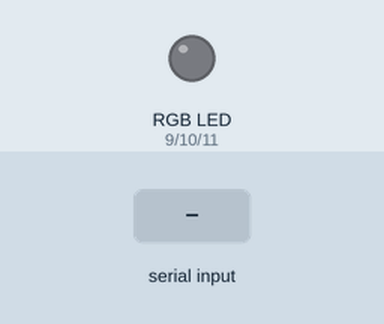
Simulated run of this sketch. Board: Arduino Uno, built with avr-gcc and run on an emulated ATmega328P. Parts: an RGB LED mixed from three pins (HIGH = lit). The inputs (shaded band) are chosen by the test bench. The modem accepts every AT command (registered, SIM ready, sends succeed) and sends nothing else; what the sketch prints to the serial monitor is not drawn.

Above: at 0.1 s.
At 17.2 s:
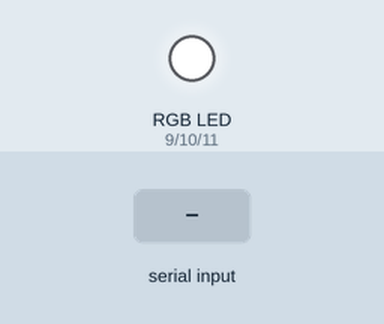
17.3 s: "SEARCH\n" received over the second serial link
At 17.8 s:
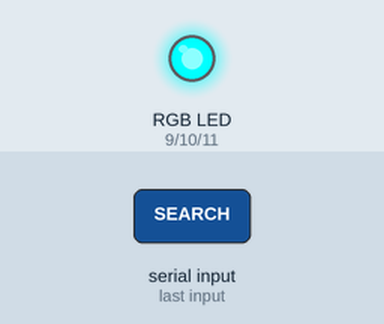
Timing chart, 0 to 20.3 s (numbered marks = the images above; inputs shaded):
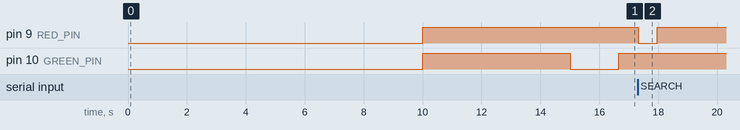

The sketch:

DAL.ino
```cpp
#include "core.h"
#include "bluetooth.h"
#include "ELM327.h"
#include <string.h>

void setup() {


  /*********** DEBUG ************/
  Serial.begin(9600);
  /*********** DEBUG ************/

  /*********** SETUP PINS ************/
  RED_PIN = 9;
  GREEN_PIN = 10;
  BLUE_PIN = 11;

  pinMode(RED_PIN, OUTPUT);
  pinMode(GREEN_PIN, OUTPUT);
  pinMode(BLUE_PIN, OUTPUT);
  /********* END SETUP PINS **********/

  /********* WAIT FOR BLUETOOTH TO CONNECT **********/
  delay(10000); // 10s

  /* Start with LEDs OFF */
  setColorRGB(255,0,0);
  BT_init();

  /* Start with LEDs OFF */
  setColorRGB(0,0,255);
  ELM_init();

  /* Start with LEDs OFF */
  setColorRGB(0,255,0);
  delay(1000);
}

void loop () {
  /*
   *  The circuit can be dimmed depending on the velocity of the car.
   *  However it takes time to get the speed of tha car and this will make
   *  the system more slow.
   *
   *  If you want to test that, just uncomment the lines below
   */
  int RPM = get_RPM();
//  int velocity = get_speed();

  Serial.print(RPM);
//  Serial.print(" - ");
//  Serial.println(velocity);

  // if the ignition is turned off, reset the connection.
  if (RPM < MIN_LOW_RPM && RPM > 10) {
    ELM_init();
  }

  setLED(RPM, 10);
}
```

ELM327.h
```cpp
/*
 *  Get information from OBD2 scanner
 */
String response;

void ELM_init() {
  BT_send("ATZ");

  delay(2000);
  Serial.println(BT_read());

  BT_send("atl1");

  delay(1000);
  Serial.println(BT_read());
  BT_send("ath0");

  delay(1000);
  Serial.println(BT_read());
  BT_send("ATSP0");

  delay(1000);
  Serial.println(BT_read());
}

int convert_RPM(String value) {
  int A, B;
  A = hex_to_dec(value.substring(0, 2));
  B = hex_to_dec(value.substring(3));

  return (256 * A + B) / 4;
}

int get_RPM() {
  BT_send("010C");

  delay(650);
  response = BT_read();
  if (response == "") {
    return -1;
  }
  if (response.indexOf("SEARCH") > 0) {
    delay(4000);
    return -1;
  }
  return convert_RPM(response.substring(12, 17));
}

int get_speed() {
  BT_send("010D");

  delay(650);
  response = BT_read();
  if (response == "") {
    return -1;
  }
  return hex_to_dec(response.substring(12, 14));
}
```

bluetooth.h
```cpp
/*
 * Control the bluetooth connection
 */

#include <SoftwareSerial.h>

#define RxD 2
#define TxD 3


SoftwareSerial BTSerial(RxD, TxD);
bool BT_initialized = false;

void BT_init() {
  if (BT_initialized)
    return;

  BTSerial.begin(38400);
  BT_initialized = true;
  Serial.println("Bluetooth initialized");
}

void BT_send(String command) {

  if (!BT_initialized) {
    return "";
  }
  for (char c : command) {
    BTSerial.write((byte) c);
  }
  BTSerial.write((byte)'\r');
  BTSerial.write((byte)'\n');
}

String BT_read() {
  byte input_data;
  char input_char;
  String response = "";

  while (BTSerial.available() > 0) {
    input_data = BTSerial.read();
    input_char = char(input_data);
    response = response + input_char;
  }
  return response;
}
```

car.h
```cpp
/*
 * Contains constants about the car
 */

#define MIN_LOW_RPM 800
#define MAX_LOW_RPM 1800

#define MIN_MID_RPM 1801
#define MAX_MID_RPM 3200

#define MIN_HI_RPM  3201
#define MAX_HI_RPM  4500
```

core.h
```cpp
/*
 * Translate car parameters into light
 */

#include "led.h"
#include "car.h"

#include <stdlib.h>

#define MIN_LOW_HUE 240
#define MAX_LOW_HUE 165

#define MIN_MID_HUE 165
#define MAX_MID_HUE 80

#define MIN_HI_HUE 80
#define MAX_HI_HUE 0

int hex_to_dec(String value) {
  return strtol(value.c_str(), NULL, 16);
}

int getHue(int rpm) {
   /*
    * a * MIN_RPM + b = MIN_HUE
    * a * MAX_RPM + b = MAX_HUE
    *
    * a = (MAX_HUE - MIN_HUE) / (MAX_RPM - MIN_RPM);
    * b = MIN_HUE - a * MIN_RPM;
   */

  if (rpm > MAX_HI_RPM) {
    return 0;
  }

  int min_hue = 0, max_hue = 1;
  int min_rpm = 0, max_rpm = 1;

  if (rpm <= MAX_LOW_RPM && rpm >= MIN_LOW_RPM) {
    min_hue = MIN_LOW_HUE;
    max_hue = MAX_LOW_HUE;
    min_rpm = MIN_LOW_RPM;
    max_rpm = MAX_LOW_RPM;
  }
  if (rpm <= MAX_MID_RPM && rpm >= MIN_MID_RPM) {
    min_hue = MIN_MID_HUE;
    max_hue = MAX_MID_HUE;
    min_rpm = MIN_MID_RPM;
    max_rpm = MAX_MID_RPM;
  }
  if (rpm <= MAX_HI_RPM && rpm >= MIN_HI_RPM) {
    min_hue = MIN_HI_HUE;
    max_hue = MAX_HI_HUE;
    min_rpm = MIN_HI_RPM;
    max_rpm = MAX_HI_RPM;
  }

  double a = (double)(max_hue - min_hue) / (max_rpm - min_rpm);
  double b = min_hue - a * min_rpm;

  return (int) (a * rpm + b);

}

void setLED(int rpm, int velocity) {
  int H = getHue(rpm);
  double S = 1.0;
  double V = 1.0;
  if (velocity < 5) {
    V = 0.4;
  }

  setLedColorHSV(H, S, V);

}
```

led.h
```cpp
/*
 * Contains LED control
 * PINS, and HSV-RGB conversion
 */

#define MAX_RED 255
#define MAX_GREEN 127
#define MAX_BLUE 127


int RED_PIN;
int GREEN_PIN;
int BLUE_PIN;

void setColorRGB(unsigned int red, unsigned int green, unsigned int blue) {
  unsigned int r, g, b;

  r = (double) red / 255 * MAX_RED;
  g = (double) green / 255 * MAX_GREEN;
  b = (double) blue / 255 * MAX_BLUE;

  analogWrite(RED_PIN, 255-red);
  analogWrite(GREEN_PIN, 255-green);
  analogWrite(BLUE_PIN, 255-blue);
}

// Convert a given HSV (Hue Saturation Value) to RGB(Red Green Blue) and set the led to the color
//  h is hue value, integer between 0 and 360
//  s is saturation value, double between 0 and 1
//  v is value, double between 0 and 1
void setLedColorHSV(int h, double s, double v) {
  // this is the algorithm to convert from RGB to HSV
  double r = 0;
  double g = 0;
  double b = 0;

  double hf = h / 60.0;

  int i = (int)floor(h / 60.0);
  double f = h / 60.0 - i;
  double pv = v * (1 - s);
  double qv = v * (1 - s * f);
  double tv = v * (1 - s * (1 - f));

  switch (i)
  {
    case 0:
      r = v;
      g = tv;
      b = pv;
      break;
    case 1:
      r = qv;
      g = v;
      b = pv;
      break;
    case 2:
      r = pv;
      g = v;
      b = tv;
      break;
    case 3:
      r = pv;
      g = qv;
      b = v;
      break;
    case 4:
      r = tv;
      g = pv;
      b = v;
      break;
    case 5:
      r = v;
      g = pv;
      b = qv;
      break;
  }

  //set each component to a integer value between 0 and 255
  int red = constrain((int)255 * r, 0, 255);
  int green = constrain((int)255 * g, 0, 255);
  int blue = constrain((int)255 * b, 0, 255);

  setColorRGB(red, green, blue);
}
```

Measured:
- after the input at 17.3 s, pin 9 (RED_PIN): HIGH → LOW at once, → HIGH 0.65 s later
